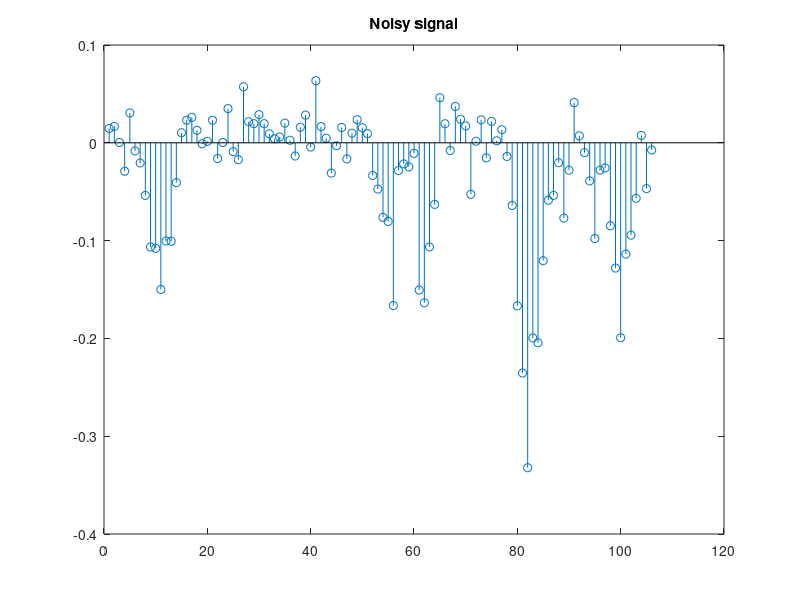
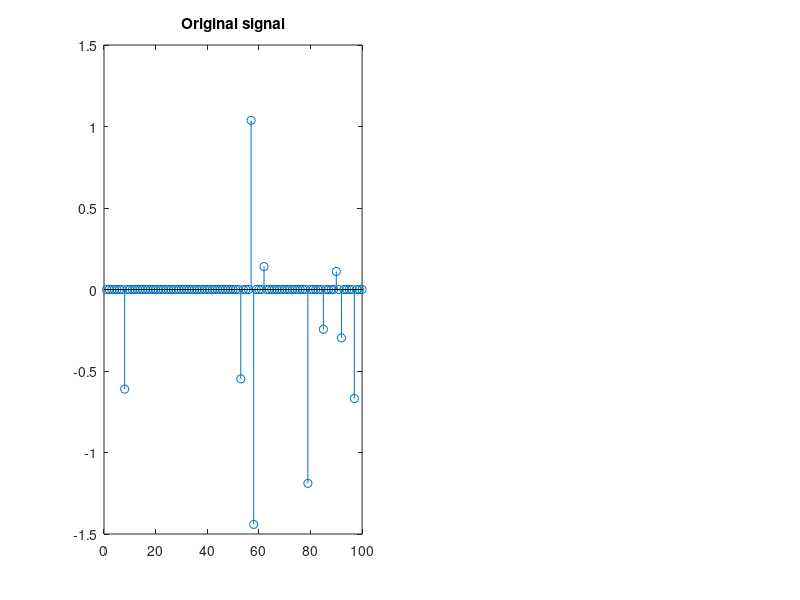

Write the MATLAB code that produced these figures, in order.
%function [Nit] = meet()
%     x = create_random_sparse_vector();
    indices = randperm(100,10);
    x=zeros(100,1);
    x(indices) = normrnd(0,1.0,10,1);
    h = [1 2 3 4 3 2 1]/16;
    mag_x = norm(x);
    
    y = conv(x,h);
    disp(size(y));
    y=y';
    yn = y + randn(1,106) * 0.01 * mag_x; % Add 1% noise

    yn = yn';
    x = x';
    
    H = convmtx(h',100); % create circulant matrix of kernel

    lambda = 50;
    lambda_cap = lambda*2*(0.01*mag_x)^2;
    alpha = max(eig(H'*H));
    
    % % returns deblurred signal and no. iterations to converge
    % [x_deblurred,Nit] = ista(yn,H,lambda_cap,alpha,zeros(size(x)), 10^-5);

    figure;
    stem(yn);
    title('Noisy signal');

    figure;
    subplot(1,2,1);
    stem(x);
    title('Original signal');
    
    % subplot(1,2,2);
    % stem(x_deblurred);
    % title('Deblurred signal');
    
%end